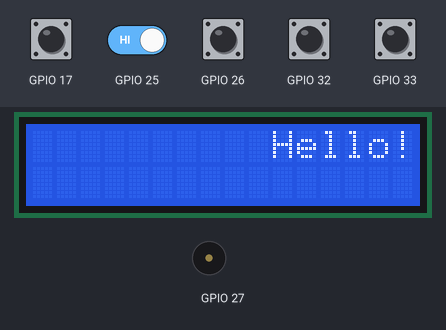
The program below on a simulated ESP32. Shown: 16×2 character LCD, buzzer (waves = sounding). The inputs (shaded band) are chosen by the test bench; at power-on: GPIO 17, GPIO 25, GPIO 26, GPIO 32, GPIO 33 HIGH. The local clock reads 2024-03-15 10:24:30 at power-on unless the program sets it; what the program prints to the serial monitor is not drawn.

Above: at 2.8 s.
2.9 s: GPIO 17 pulled LOW for 1 s
At 3.77 s:
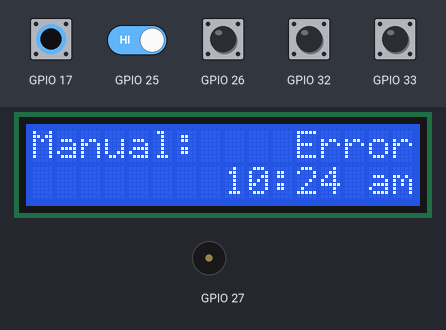
5.4 s: GPIO 17 driven LOW and GPIO 25 driven LOW
At 6.1 s:
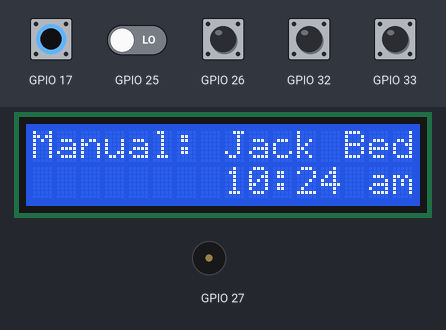
6.9 s: GPIO 26 pulled LOW for 0.15 s
At 6.99 s:
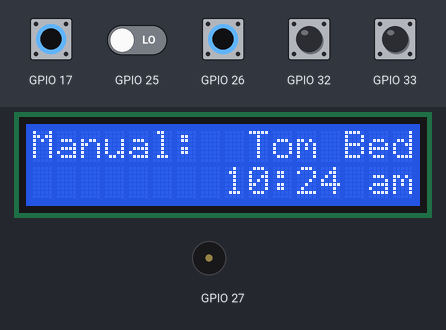
8.5 s: GPIO 32 pulled LOW for 0.15 s
At 8.59 s:
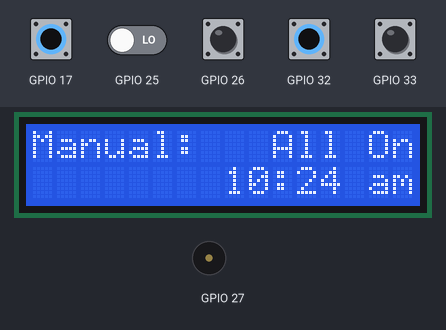
10.1 s: GPIO 33 pulled LOW for 0.15 s
At 10.19 s:
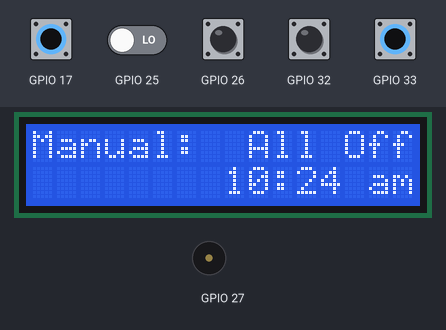
11.7 s: GPIO 17 driven HIGH
At 12.1 s:
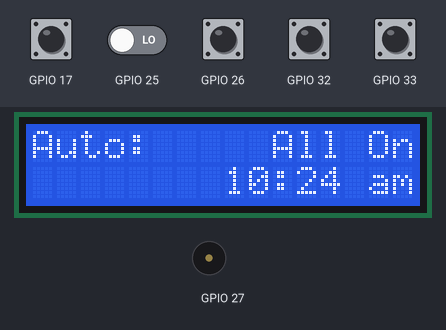
Timing chart, 0 to 14.7 s (numbered marks = the images above; inputs shaded):
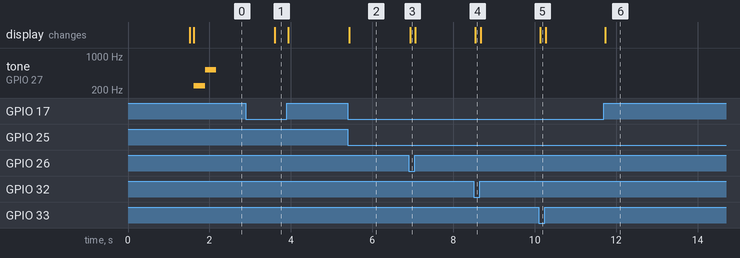

Measured:
- after the input at 2.9 s, the display: changes after 0.71 s (image 1)
- after the input at 5.4 s, the display: changes at once (image 2)
- after the input at 6.9 s, the display: changes at once (image 3)
- after the input at 8.5 s, the display: changes at once (image 4)
- after the input at 10.1 s, the display: changes at once (image 5)
- after the input at 11.7 s, the display: changes at once (image 6)

The program:

main.cpp
```cpp
/*

ClockMaster is 10.10.10.220

Update via
http://10.10.10.220/update

arduino_stuff\lolinnodemcuv3\remote_switch\ClockMaster\.pio\build\nodemcuv2\firmware.bin

(ElegantOTA running)

Sends override signals to individual aux controllers (12V power sources).

*/


#include <Arduino.h>

// #include <ESP8266WiFi.h>
// #include <WiFiUdp.h>

#include <FS.h>
#include <Update.h>
#include <WiFi.h>
#include <WiFiUdp.h>


#include <Wire.h> // Library for I2C communication
//#include <SPI.h>  // not used here, but needed to prevent a RTClib compile error w/ ESP8266
#include <RTClib.h>

#include <udpbro.h>
#include <jwifiota.h>
#include <jbuzzer.h>

#include <overrideswitch.h>


const IPAddress kControllerIP(10,10,10,200);
const IPAddress kClockMasterIP(10,10,10,220);


jwifiota wifiota("ESP32 Clock Master, Version 0.08");
udpbro gUDP;

const bool kScanI2C = false;
/* Output:
Scanning...
I2C device found at address 0x27  !
I2C device found at address 0x57  !
I2C device found at address 0x68  !
done
*/

const bool kSetClock = false;

RTC_DS1307 RTC;     // Setup an instance of DS1307 naming it RTC

overrideswitch gSwitch(17,{25,26,33,32});
jbuzzer gBuz(27);

// -------------------------------------------------------------------------------


void setdatetime()
{
  if (kSetClock)
  {
    RTC.adjust(DateTime(__DATE__, __TIME__));  // Time and date is expanded to date and time on your computer at compiletime
    Serial.printf("Time and date set to %s %s",__DATE__,__TIME__);
  }
  else
    Serial.println("Clock left unchanged.");
}

// -------------------------------------------------------------------------------


void setup()
{
  // put your setup code here, to run once:
  Serial.begin(115200);

  wifiota.setup();
  if (!gUDP.setup())
      exit(-1);

  RTC.begin();  // Init RTC

  gSwitch.setup();
  gBuz.setup();

  setdatetime();

  gBuz.playsong(6);
}

#include "scan.h"

// -------------------------------------------------------------------------------


// -------------------------------------------------------------------------------

// states to send:
// 7am  - On (all auxiliaries available)
// 8pm  - Jack in bed (Jack's forced off)
// 10pm  - Tom in bed (Tom's bedroom available, everything else forced off)
// 12pm - Tom asleep (Everything forced off)


void handleStateChange(tSwitch4State newstate)
{
  std::vector<bool> gOverride = {false,false,false,false};

  switch(newstate)
  {
    case kState_AllOn:
      gOverride = {false,false,false,false}; break;
    case kState_AllOff:
      gOverride = {true,true,true,true}; break;
    case kState_JackInBed:
      gOverride = {false,false,true,false}; break;
    case kState_TomInBed:
      gOverride = {true,false,true,true}; break;

    default:
      gOverride = {false,false,false,false}; break;
  }

  for (int i=0;i<gOverride.size();++i)
    {
      jbuf b;
      b.setBool(kCmd_OverridePower,gOverride[i]);
      gUDP.send(b,IPAddress(10,10,10,200+i+1)); // 10.10.10.201 to 204.
    }
}


void loop()
{
  static bool firstrun = true;

  if (firstrun)
  {
    firstrun=false;
    if (kScanI2C)
      scan();
  }

  wifiota.loop();
  bool gotUDPRequest = false;
  if (gUDP.loop()) // has UDP received packet.
  {
    const jbuf & b( gUDP.getBuf());
    if (b.getID()==kReq_OverridePower)
      gotUDPRequest = true;
  }

  static unsigned long nextcheck = 0;
  static DateTime now;
  if (millis()>nextcheck)
  { // update time every second.
    now = RTC.now(); // also has day,month,year
    nextcheck = millis() + 1000;
  }

  static tSwitch4State prevstate = kState_Undefined;
  tSwitch4State newstate = gSwitch.loop(now);

  if (newstate != prevstate || gotUDPRequest)
  { // send the state to the client!
    handleStateChange(newstate);
    prevstate = newstate;
  }


  gBuz.loop();
}
```

overrideswitch.h
```cpp
#ifndef __OVERRIDE_SWITCH_H
#define __OVERRIDE_SWITCH_H

#include <iostream>

#include <jrotaryswitch.h>
#include <jswitch.h>
#include <j16x2lcd.h>
#include <jbuf.h>

typedef enum
{
    kState_JackInBed=0,
    kState_TomInBed=1,
    kState_AllOff=2,
    kState_AllOn=3,
    kState_Undefined=-1,
} tSwitch4State;

class overrideswitch
{
    public:
        overrideswitch(int switchpin,
                        std::vector<int> pins)
                        :
                        mSwitch1(switchpin),
                        mSwitch4(pins)
            {

            }

        void setup()
        {
            mLCD.setup();
            mSwitch1.setup();
            mSwitch4.setup();
        }

        tSwitch4State loop(const DateTime & now)
        {
            mLCD.loop();
            mSwitch1.loop();
            mSwitch4.loop();

            displaystrings s;
            tSwitch4State state = getState(now);
            s.set(statename(state,!mSwitch1.ison()),totime(now));
            mLCD.message(s);

            return state;
        }

    private:
        const std::string statename(tSwitch4State s, bool autover)
        {
            switch (s)
            {                      // 0123456789012345   // 0123456789012345
                case kState_JackInBed:
                    return autover ? "Auto:   Jack Bed"  : "Manual: Jack Bed";
                case kState_TomInBed:
                    return autover ? "Auto:    Tom Bed"  : "Manual:  Tom Bed";
                case kState_AllOff:
                    return autover ? "Auto:    All Off"  : "Manual:  All Off";
                case kState_AllOn:
                    return autover ? "Auto:     All On"  : "Manual:   All On";
                default:
                    return autover ? "Auto:      Error"  : "Manual:    Error";
            }
        }

        std::string totime(const DateTime & now)
        {
            return tostr(now.twelveHour(),false) + ":"
                 + tostr(now.minute()) + " "
                 + std::string(now.isPM() ? "pm":"am");
        }

        tSwitch4State getState(const DateTime & now) const
        {
            if (mSwitch1.ison())
                return switch4state();
            // determine based on time.
            switch (now.hour())
            {
                case 0:
                case 1:
                case 2:
                case 3:
                case 4:
                case 5:
                case 6:  return kState_AllOff;

                case 20:
                case 21: return kState_JackInBed;

                case 22:
                case 23: return kState_TomInBed;

                default: return kState_AllOn;
            }


            if (now.hour()<7 || now.hour()>=23) // before 7am or after 11pm
                return kState_AllOff;

            if (now.hour()<20) // before 8pm
                return kState_AllOn;

            if (now.hour()<21) // 8-9pm
                return kState_JackInBed;

            return kState_TomInBed;
        }

    private:
        tSwitch4State switch4state() const
        {
            return static_cast<tSwitch4State>(mSwitch4.getState());
        }

        static std::string tostr(int x, bool pad=true)
            {
            char s[10];
            sprintf(s, pad ? "%02d" : "%d" ,x);
            return s;
            }

    private:
        jswitch mSwitch1;
        jrotaryswitch mSwitch4;
        j16x2lcd mLCD;
};

#endif
```

scan.h
```cpp
void scan()
{
   byte error, address;
  int nDevices;
  Serial.println("Scanning...");
  nDevices = 0;
  for (address = 1; address < 127; address++ ) {
    Wire.beginTransmission(address);
    error = Wire.endTransmission();
    if (error == 0) {
      Serial.print("I2C device found at address 0x");
      if (address < 16)
        Serial.print("0");
      Serial.print(address, HEX);
      Serial.println("  !");
      nDevices++;
    }
    else if (error == 4) {
      Serial.print("Unknown error at address 0x");
      if (address < 16)
        Serial.print("0");
      Serial.println(address, HEX);
    }
  }
  if (nDevices == 0)
    Serial.println("No I2C devices found\n");
  else
    Serial.println("done\n");
}
```
